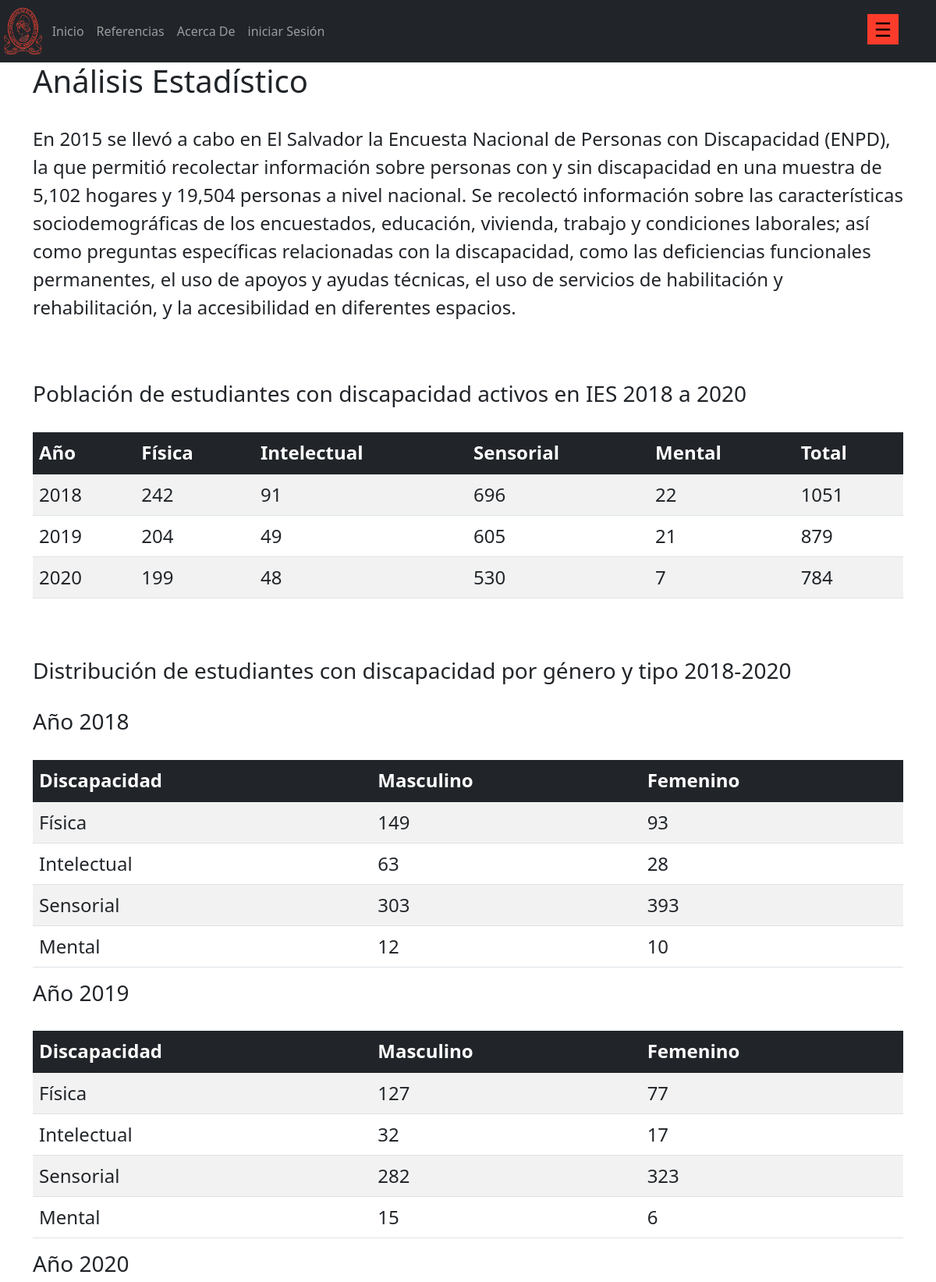
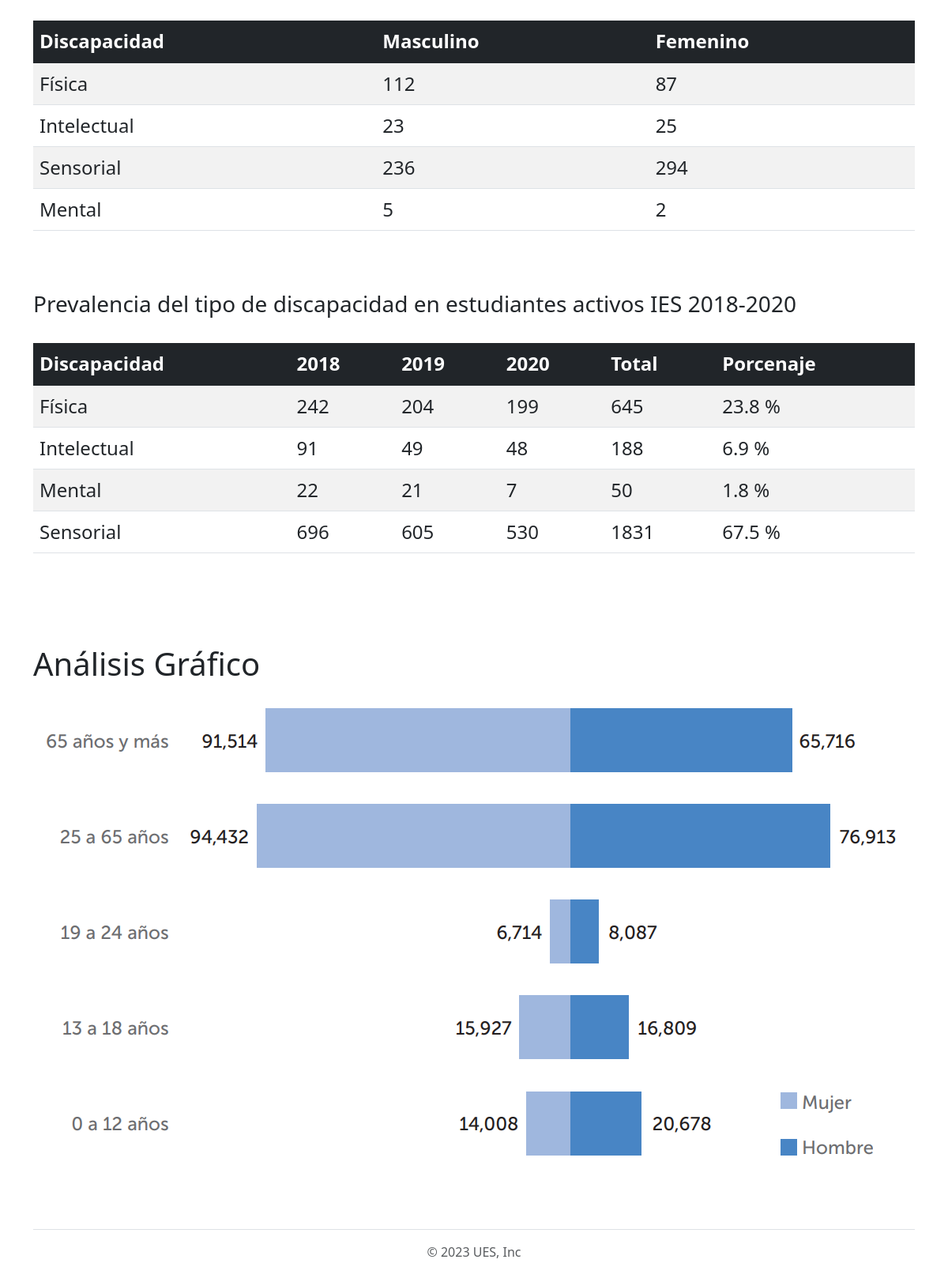
Page /educacion/educacion on the committed database (2 pictures, top to bottom).
### aplicaciones/educacion/models.py (models this page shows, shortened)
class Estudiantes_Activos_IES(models.Model):
    año = models.IntegerField()
    fisica = models.IntegerField()
    intelectual = models.IntegerField()
    sensorial = models.IntegerField()
    mental = models.IntegerField()
    total = models.IntegerField()
    class Meta:
        verbose_name_plural = "Estudiantes activos IES 2018-2020"

class Estudiantes_Genero_Tipo_2018(models.Model):
    discapacidad = models.CharField('discapacidad', max_length=50)
    masculino = models.IntegerField()
    femenino = models.IntegerField()
    class Meta:
        verbose_name_plural = "Estudiantes por Genero y Discapacidad (2018)"

class Estudiantes_Genero_Tipo_2019(models.Model):
    discapacidad = models.CharField('discapacidad', max_length=50)
    masculino = models.IntegerField()
    femenino = models.IntegerField()
    class Meta:
        verbose_name_plural = "Estudiantes por Genero y Discapacidad (2019)"

class Estudiantes_Genero_Tipo_2020(models.Model):
    discapacidad = models.CharField('discapacidad', max_length=50)
    masculino = models.IntegerField()
    femenino = models.IntegerField()
    class Meta:
        verbose_name_plural = "Estudiantes por Genero y Discapacidad (2020)"

class Prevalencia_Estudiantes_Activos_IES(models.Model):
    discapacidad = models.CharField('discapacidad', max_length=50)
    año_2018 = models.IntegerField()
    año_2019 = models.IntegerField()
    año_2020 = models.IntegerField()
    total = models.IntegerField()
    porcentaje = models.CharField('porcentaje',max_length=50)
    class Meta:
        verbose_name_plural = "Prevalencia de Discapacidad (2018-2020)"

### aplicaciones/educacion/views.py (the view)
def tablas(request):
    tActivos = Estudiantes_Activos_IES.objects.all().order_by('id')
    t2018 = Estudiantes_Genero_Tipo_2018.objects.all().order_by('id')
    t2019 = Estudiantes_Genero_Tipo_2019.objects.all().order_by('id')
    t2020 = Estudiantes_Genero_Tipo_2020.objects.all().order_by('id')
    tPrevalencia = Prevalencia_Estudiantes_Activos_IES.objects.all().order_by('id')
    return render(request, 'educacion/educacion.html',{
        'tActivos':tActivos,
        't2018':t2018,
        't2019':t2019,
        't2020':t2020,
        'tPrevalencia':tPrevalencia,
    })

### templates/educacion/educacion.html (shortened to what this page needs)
{% extends 'layout/base.html' %}
{% block content %}
<div>
    <h1>Análisis Estadístico</h1><br>
    <p style="font-size: x-large;">En 2015 se llevó a cabo en El Salvador la Encuesta Nacional de Personas con Discapacidad (ENPD),
        la que permitió recolectar información sobre personas con y sin discapacidad en una muestra de 5,102 hogares y
        19,504 personas a nivel nacional. Se recolectó información sobre las características sociodemográficas de los encuestados,
        educación, vivienda, trabajo y condiciones laborales; así como preguntas específicas relacionadas con la discapacidad,
        como las deficiencias funcionales permanentes, el uso de apoyos y ayudas técnicas, el uso de servicios de habilitación y rehabilitación, y
        la accesibilidad en diferentes espacios.
    </p>
    <div style="padding-top: 60px;" >
        <h3>Población de estudiantes con discapacidad activos en IES 2018 a 2020</h3><br>
        <table class="table table-striped" style="font-size: x-large;">
            <thead class="table-dark">
                <tr>
                    <th>Año</th>
                    <th>Física</th>
                    <th>Intelectual</th>
                    <th>Sensorial</th>
                    <th>Mental</th>
                    <th>Total</th>
                </tr>
            </thead>
            <tbody class="table-group-divider">
                {% for e in tActivos %}
                    <tr>
                        <td> {{ e.año }}</td>
                        <td> {{ e.fisica }}</td>
                        <td> {{ e.intelectual }}</td>
                        <td> {{ e.sensorial }}</td>
                        <td> {{ e.mental }}</td>
                        <td> {{ e.total }}</td>
                    </tr>
                {% endfor %}
            </tbody>
        </table>
    </div>
    <div style="padding-top: 60px;">
        <h3>Distribución de estudiantes con discapacidad por género y tipo 2018-2020</h3><br>
        <h3>Año 2018</h3><br>
        <table class="table table-striped" style="font-size: x-large;">
            <thead class="table-dark">
                <tr>
                    <th>Discapacidad</th>
                    <th>Masculino</th>
                    <th>Femenino</th>
                </tr>
            </thead>
            <tbody class="table-group-divider">
                {% for i in t2018 %}
                    <tr>
                        <td> {{ i.discapacidad }}</td>
                        <td> {{ i.masculino }}</td>
                        <td> {{ i.femenino }}</td>
                    </tr>
                {% endfor %}
            </tbody>
        </table>
        <h3>Año 2019</h3><br>
        <table class="table table-striped" style="font-size: x-large;">
            <thead class="table-dark">
                <tr>
                    <th>Discapacidad</th>
                    <th>Masculino</th>
                    <th>Femenino</th>
                </tr>
            </thead>
            <tbody class="table-group-divider">
                {% for i in t2019 %}
                    <tr>
                        <td> {{ i.discapacidad }}</td>
                        <td> {{ i.masculino }}</td>
                        <td> {{ i.femenino }}</td>
                    </tr>
                {% endfor %}
            </tbody>
        </table>
        <h3>Año 2020</h3><br>
        <table class="table table-striped" style="font-size: x-large;">
            <thead class="table-dark">
                <tr>
                    <th>Discapacidad</th>
                    <th>Masculino</th>
                    <th>Femenino</th>
                </tr>
            </thead>
            <tbody class="table-group-divider">
                {% for i in t2020 %}
                    <tr>
                        <td> {{ i.discapacidad }}</td>
                        <td> {{ i.masculino }}</td>
                        <td> {{ i.femenino }}</td>
                    </tr>
                {% endfor %}
            </tbody>
        </table>
    </div>
    <div style="padding-top: 60px;">
        <h3>Prevalencia del tipo de discapacidad en estudiantes activos IES 2018-2020</h3><br>
        <table class="table table-striped" style="font-size: x-large;">
            <thead class="table-dark">
                <tr>
                    <th>Discapacidad</th>
                    <th>2018</th>
                    <th>2019</th>
                    <th>2020</th>
                    <th>Total</th>
                    <th>Porcenaje</th>
                </tr>
            </thead>
            <tbody class="table-group-divider">
                {% for x in tPrevalencia %}
                    <tr>
                        <td> {{ x.discapacidad }}</td>
                        <td> {{ x.año_2018 }}</td>
                        <td> {{ x.año_2019 }}</td>
                        <td> {{ x.año_2020 }}</td>
                        <td> {{ x.total }}</td>
                        <td> {{ x.porcentaje }}</td>
                    </tr>
                {% endfor %}
            </tbody>
        </table>
    </div>
    <h1 style="padding-top: 100px;">Análisis Gráfico</h1>
    <div>
        <img src="Proyecto/static/img/grafico1.png">
    </div>
    {% endblock content %}

### static/css/sidebar.css (style rules this page uses)
* { margin: 0; padding: 0; }
img { z-index: -1; }

### rows in the picture
Estudiantes_Activos_IES: año "2018", fisica "242", intelectual "91", sensorial "696", mental "22", total "1051"
Estudiantes_Activos_IES: año "2019", fisica "204", intelectual "49", sensorial "605", mental "21", total "879"
Estudiantes_Activos_IES: año "2020", fisica "199", intelectual "48", sensorial "530", mental "7", total "784"
Estudiantes_Genero_Tipo_2018: discapacidad "Física", masculino "149", femenino "93"
Estudiantes_Genero_Tipo_2018: discapacidad "Intelectual", masculino "63", femenino "28"
Estudiantes_Genero_Tipo_2018: discapacidad "Sensorial", masculino "303", femenino "393"
Estudiantes_Genero_Tipo_2018: discapacidad "Mental", masculino "12", femenino "10"
Estudiantes_Genero_Tipo_2019: discapacidad "Física", masculino "127", femenino "77"
Estudiantes_Genero_Tipo_2019: discapacidad "Intelectual", masculino "32", femenino "17"
Estudiantes_Genero_Tipo_2019: discapacidad "Sensorial", masculino "282", femenino "323"
Estudiantes_Genero_Tipo_2019: discapacidad "Mental", masculino "15", femenino "6"
Estudiantes_Genero_Tipo_2020: discapacidad "Física", masculino "112", femenino "87"
Estudiantes_Genero_Tipo_2020: discapacidad "Intelectual", masculino "23", femenino "25"
Estudiantes_Genero_Tipo_2020: discapacidad "Sensorial", masculino "236", femenino "294"
Estudiantes_Genero_Tipo_2020: discapacidad "Mental", masculino "5", femenino "2"
Prevalencia_Estudiantes_Activos_IES: discapacidad "Física", año_2018 "242", año_2019 "204", año_2020 "199", total "645", porcentaje "23.8 %"
Prevalencia_Estudiantes_Activos_IES: discapacidad "Intelectual", año_2018 "91", año_2019 "49", año_2020 "48", total "188", porcentaje "6.9 %"
Prevalencia_Estudiantes_Activos_IES: discapacidad "Mental", año_2018 "22", año_2019 "21", año_2020 "7", total "50", porcentaje "1.8 %"
Prevalencia_Estudiantes_Activos_IES: discapacidad "Sensorial", año_2018 "696", año_2019 "605", año_2020 "530", total "1831", porcentaje "67.5 %"
